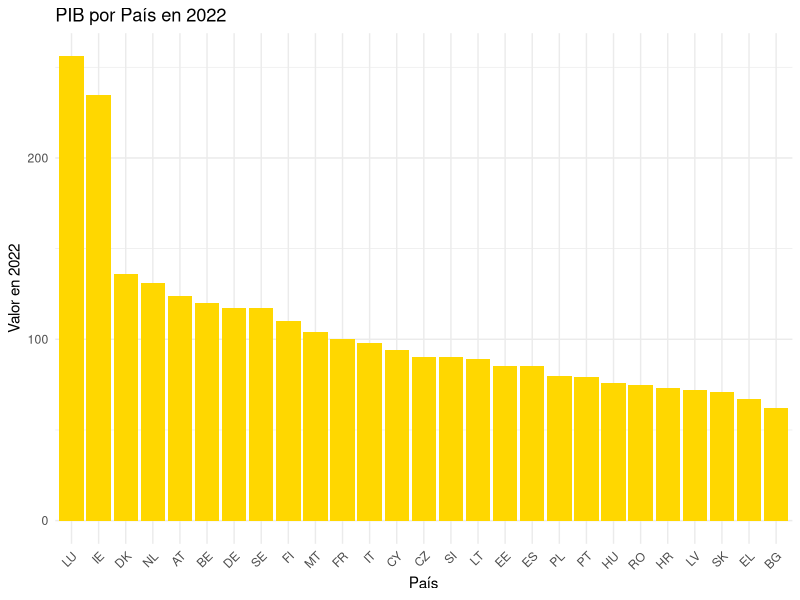

This chart was generated by the following R code:
library(readr)
library(dplyr)
library(ggplot2)
#--------------------------------
# "INPUT/DATA/datos_pib.tsv"
pibPP <- read_table("INPUT/DATA/datos_pib.tsv")



# Cambio de nombre columna
colnames(pibPP)[1] <- "pais"

# Nos quedamos con las últimas letras
pibPP$pais <- substr(pibPP$pais, nchar(pibPP$pais) - 1, nchar(pibPP$pais))


lista_pais <- list("BE", "BG", "CZ", "DK", "DE", "EE", "IE", "EL", "ES", "FR", "HR", "IT", "CY", "LV", "LT", "LU", "HU", "MT", "NL",
               "AT", "PL", "PT", "RO", "SI", "SK", "FI", "SE")

# nos quedamos solo con los países de la UE


  # Filtrar los datos, quitar columnas nulas y seleccionar las columnas necesarias en una tubería
pib_2022_desc <- pibPP %>%
  dplyr::filter(pais %in% unlist(lista_pais)) %>%  # Filtrar por los países en 'lista_pais'
  dplyr::select(where(~ all(!is.na(.)))) %>% # Eliminar columnas con todos los valores nulos
  dplyr::select(pais, `2022`) %>%                 # Seleccionar las columnas 'pais' y '2022'
  arrange(desc(`2022`))                    # Ordenar por el PIB del 2022 en orden descendente


# Crear el gráfico de barras
grafico_pib <- ggplot(pib_2022_desc, aes(x = reorder(pais, -`2022`), y = `2022`)) +
  geom_bar(stat = "identity", fill = "gold") +
  labs(x = "País", y = "Valor en 2022", title = "PIB por País en 2022") +
  theme_minimal() +
  theme(axis.text.x = element_text(angle = 45, hjust = 1)) # Rotar etiquetas para mejor legibilidad

grafico_pib


